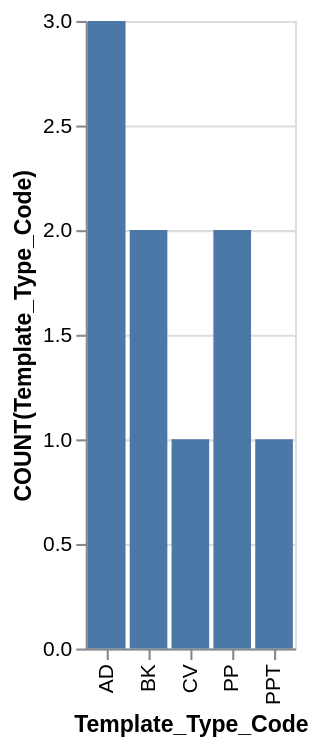

The specification (Vega-Lite) saved for this image:
### Vega-Lite specification from a JSON file in a GitHub repository (floating-point values rounded to 4 significant figures)
{"data": {"values": [{"x_data": "AD", "y_data": 3}, {"x_data": "BK", "y_data": 2}, {"x_data": "CV", "y_data": 1}, {"x_data": "PP", "y_data": 2}, {"x_data": "PPT", "y_data": 1}]}, "mark": "bar", "encoding": {"x": {"field": "x_data", "type": "nominal", "title": "Template_Type_Code", "sort": "ascending"}, "y": {"field": "y_data", "type": "quantitative", "title": "COUNT(Template_Type_Code)"}}}
